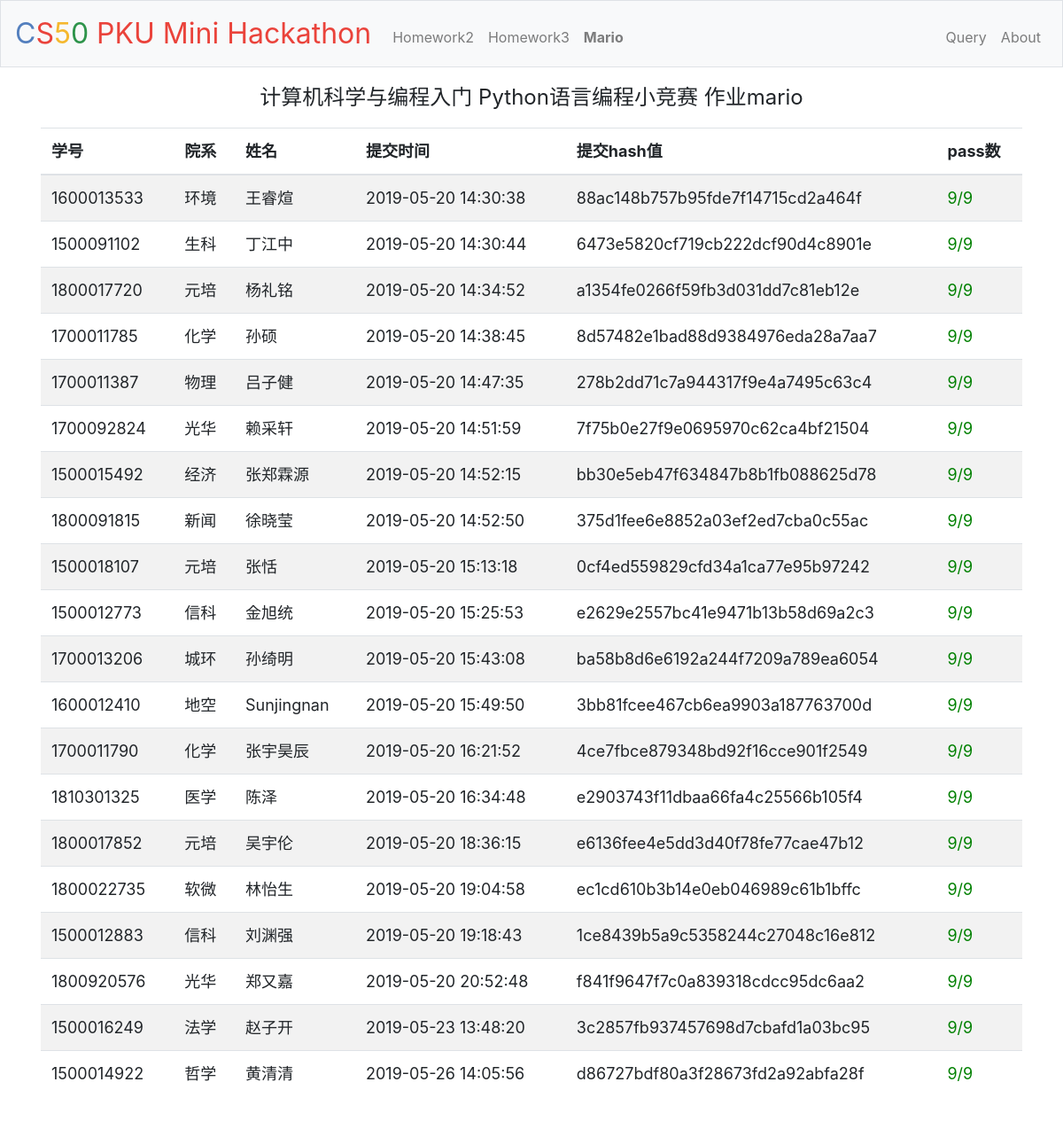
/homework4/mario, run on the app's committed database.
### tables this page shows
CREATE TABLE "submit" (
	"id"	INTEGER NOT NULL PRIMARY KEY AUTOINCREMENT UNIQUE,
	"stuid"	INTEGER NOT NULL,
	"name"	TEXT,
	"work"	INTEGER NOT NULL,
	"time"	TIMESTAMP NOT NULL DEFAULT current_timestamp,
	"exe_time"	REAL,
	"hash"	TEXT NOT NULL,
	"status"	INTEGER NOT NULL,
	"correct_num"	INTEGER
);

### application.py (the view)
@app.route("/homework4/<name>")
def homework4(name):
    dic={"hello":41,"mario":42,"cash":43,"credit":44}
    work = dic.get(name)
    if not work:
        return '<h1>Unknown homework</h1>', 400
    session["status"]=name[0].upper()+name[1:]
    app.logger.info(request.remote_addr+" "+get_time()+" GET /homework4/"+name)
    rows = db.execute("SELECT stuid,name,time,hash,correct_num FROM submit where status=0 AND work=:work GROUP BY stuid HAVING MAX(time) ORDER BY correct_num DESC, time ASC", work=work)
    result=[]
    for res in rows:
        stuid=str(res["stuid"])
        colloge=colloge_list.get(stuid)
        if not colloge:
            colloge="Unknown"
        tmp=[stuid,colloge, res["name"], res["time"], res["hash"], res["correct_num"]]
        result.append(tmp)
    return render_template("homework4.html", result=result, pass_num=pass_num.get(work), name=name)

### application.py (called while the page is built)
@app.after_request
def after_request(response):
    return response

def get_time():
    i = datetime.datetime.now()
    return "{}/{}/{} {}:{}:{}".format(i.year, i.month, i.day, i.hour, i.minute, i.second)

### templates/homework4.html (shortened to what this page needs)
{% extends "layout.html" %}
{% block main %}
    <div style="font-size:x-large">
        <p>
            计算机科学与编程入门 Python语言编程小竞赛 作业{{name}}
        </p>
    </div>
    <table class="table table-striped">
        <thead>
            <tr>
                <th>学号</th>
                <th>院系</th>
                <th>姓名</th>
                <th>提交时间</th>
                <th>提交hash值</th>
                <th>pass数</th>
            </tr>
        </thead>
        <tbody>
            {% for r in result %}
                <tr>
                    <td>{{r[0]}}</td>
                    <td>{{r[1]}}</td>
                    <td>{{r[2]}}</td>
                    <td>{{r[3]}}</td>
                    <td>{{r[4]}}</td>
                    {% if r[5] == pass_num %}
                        <td><font color="green">{{r[5]}}/{{pass_num}}</font></td>
                    {% else %}
                        <td><font color="red">{{r[5]}}/{{pass_num}}</font></td>
                    {% endif %}
                </tr>
            {% endfor %}
        </tbody>
    </table>
{% endblock %}

### static/styles.css (style rules this page uses)
main table { text-align: left; font-size: large; }

### data on the page
submit: stuid "1600013533", r "环境", name "王睿煊", time "2019-05-20 14:30:38", hash "88ac148b757b95fde7f14715cd2a464f", correct_num "9"
submit: stuid "1500091102", r "生科", name "丁江中", time "2019-05-20 14:30:44", hash "6473e5820cf719cb222dcf90d4c8901e", correct_num "9"
submit: stuid "1800017720", r "元培", name "杨礼铭", time "2019-05-20 14:34:52", hash "a1354fe0266f59fb3d031dd7c81eb12e", correct_num "9"
submit: stuid "1700011785", r "化学", name "孙硕", time "2019-05-20 14:38:45", hash "8d57482e1bad88d9384976eda28a7aa7", correct_num "9"
submit: stuid "1700011387", r "物理", name "吕子健", time "2019-05-20 14:47:35", hash "278b2dd71c7a944317f9e4a7495c63c4", correct_num "9"
submit: stuid "1700092824", r "光华", name "赖采轩", time "2019-05-20 14:51:59", hash "7f75b0e27f9e0695970c62ca4bf21504", correct_num "9"
submit: stuid "1500015492", r "经济", name "张郑霖源", time "2019-05-20 14:52:15", hash "bb30e5eb47f634847b8b1fb088625d78", correct_num "9"
submit: stuid "1800091815", r "新闻", name "徐晓莹", time "2019-05-20 14:52:50", hash "375d1fee6e8852a03ef2ed7cba0c55ac", correct_num "9"
submit: stuid "1500018107", r "元培", name "张恬", time "2019-05-20 15:13:18", hash "0cf4ed559829cfd34a1ca77e95b97242", correct_num "9"
submit: stuid "1500012773", r "信科", name "金旭统", time "2019-05-20 15:25:53", hash "e2629e2557bc41e9471b13b58d69a2c3", correct_num "9"
submit: stuid "1700013206", r "城环", name "孙绮明", time "2019-05-20 15:43:08", hash "ba58b8d6e6192a244f7209a789ea6054", correct_num "9"
submit: stuid "1600012410", r "地空", name "Sunjingnan", time "2019-05-20 15:49:50", hash "3bb81fcee467cb6ea9903a187763700d", correct_num "9"
submit: stuid "1700011790", r "化学", name "张宇昊辰", time "2019-05-20 16:21:52", hash "4ce7fbce879348bd92f16cce901f2549", correct_num "9"
submit: stuid "1810301325", r "医学", name "陈泽", time "2019-05-20 16:34:48", hash "e2903743f11dbaa66fa4c25566b105f4", correct_num "9"
submit: stuid "1800017852", r "元培", name "吴宇伦", time "2019-05-20 18:36:15", hash "e6136fee4e5dd3d40f78fe77cae47b12", correct_num "9"
submit: stuid "1800022735", r "软微", name "林怡生", time "2019-05-20 19:04:58", hash "ec1cd610b3b14e0eb046989c61b1bffc", correct_num "9"
submit: stuid "1500012883", r "信科", name "刘渊强", time "2019-05-20 19:18:43", hash "1ce8439b5a9c5358244c27048c16e812", correct_num "9"
submit: stuid "1800920576", r "光华", name "郑又嘉", time "2019-05-20 20:52:48", hash "f841f9647f7c0a839318cdcc95dc6aa2", correct_num "9"
submit: stuid "1500016249", r "法学", name "赵子开", time "2019-05-23 13:48:20", hash "3c2857fb937457698d7cbafd1a03bc95", correct_num "9"
submit: stuid "1500014922", r "哲学", name "黄清清", time "2019-05-26 14:05:56", hash "d86727bdf80a3f28673fd2a92abfa28f", correct_num "9"

### other printed values
{{ session["status"] }} "Mario"
{{ name }} "mario"
